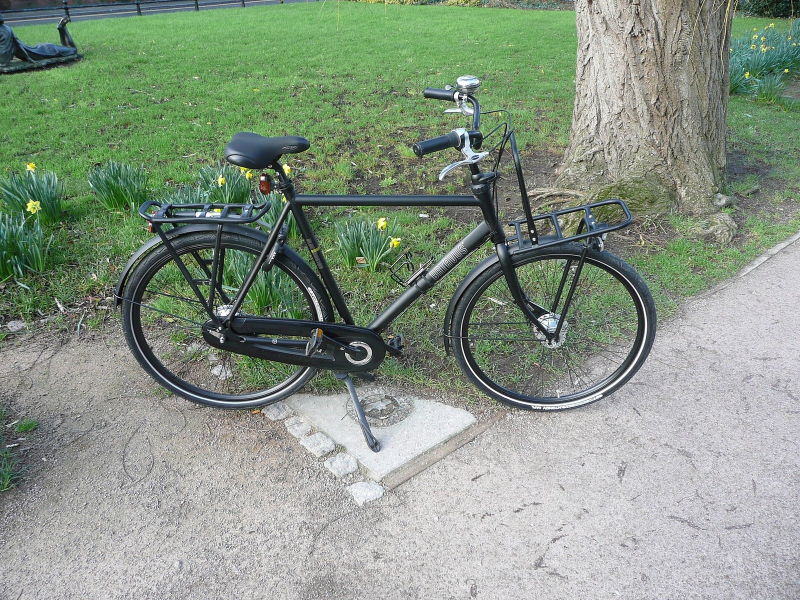
#> input picture RunnerGame/Art/assets/bike_commuter/ref/01.jpg, 1600 x 1200 px (shown at 1/2 size)
$ python -i photo_tools.py   (imports and definitions only)
#> lines starting #> are read from the running program, lines starting #| are printed output that depends on the picture
"""Photo helpers for the photo-to-model workflow (system Python + Pillow, never inside Blender).

Reference packs: fetch free-licensed photos from Wikimedia Commons into <asset_dir>/ref/ and keep their
licence data in <asset_dir>/refs.json. Downloads use curl because the system Python's certificate store
is outdated.

CLI (from the repo root):
    python RunnerGame/Art/lib/photo_tools.py fetch <asset_dir> <titles.txt>
    python RunnerGame/Art/lib/photo_tools.py sheet <asset_dir>
    python RunnerGame/Art/lib/photo_tools.py crops <asset_dir>     # reference crop per part and key photo
"""
import html
import json
import re
import subprocess
import sys
import time
import unicodedata
import urllib.parse
from pathlib import Path

from PIL import Image, ImageDraw, ImageFont, ImageOps

API = "https://commons.wikimedia.org/w/api.php"
UA = "HannoverRushHour-student-project/0.1 (university course; low-volume reference lookup)"
KEEP_KEYS = ("view", "key", "landmarks", "camera")   # hand-made values that survive a re-fetch


class RateLimited(Exception):
    """Wikimedia answered with something other than an API result (usually a rate-limit page)."""


# ---------------------------------------------------------------- reference packs

def _norm_title(title):
    t = title[5:] if title.startswith("File:") else title
    return unicodedata.normalize("NFC", t.replace("_", " "))


# [108 lines left out: functions parse_imageinfo, save_normalised, _api_query, fetch_pack, not called in this run]


def load_refs(asset_dir):
    return json.loads((Path(asset_dir) / "refs.json").read_text(encoding="utf-8"))


# [16 lines left out: function contact_sheet, not called in this run]


def credits_lines(photos):
    return [f'- {p["file"]}: "{p["title"]}" by {p["author"]}, {p["licence"]}, {p["source_url"]}' for p in photos]


# [18 lines left out: function part_crops, not called in this run]


# ---------------------------------------------------------------- reading photos

def grid_positions(crop, step, scale):
    """(source px, output px) of every grid line inside the crop; source values are multiples of step."""
    x0, y0, x1, y1 = crop

    def lines(lo, hi):
        first = -(-lo // step) * step
        return [(s, (s - lo) * scale) for s in range(first, hi + 1, step)]

    return lines(x0, x1), lines(y0, y1)


def grid_image(src, out, crop=None, step=50, out_width=1200):
    """Crop + scale a photo and draw a grid labelled in SOURCE pixels, so points can be read off it."""
#> called with src = '../assets/bike_commuter/ref/01.jpg', out = 'out.png', step = 50, out_width = 1200
    with Image.open(src) as im:
#> im is the input picture: PIL image 1600x1200 RGB; mean R, G, B 136, 149.6, 133.1
        crop = crop or (0, 0, im.width, im.height)
#> crop = (0, 0, 1600, 1200)
        scale = out_width / (crop[2] - crop[0])
#> scale = 0.75
        img = im.convert("RGB").crop(crop).resize((out_width, round((crop[3] - crop[1]) * scale)), Image.LANCZOS)
    draw = ImageDraw.Draw(img)
    font = ImageFont.load_default(size=13)
    xs, ys = grid_positions(crop, step, scale)
    for vertical, positions in ((True, xs), (False, ys)):
        for s, o in positions:
            strong = s % (5 * step) == 0
            colour = (255, 255, 0) if strong else (0, 255, 255)
            line = [(o, 0), (o, img.height)] if vertical else [(0, o), (img.width, o)]
            draw.line(line, fill=colour, width=2 if strong else 1)
            pos = (o + 2, 2) if vertical else (2, o + 2)
            box = draw.textbbox(pos, str(s), font=font)
            draw.rectangle(box, fill=(0, 0, 0))
            draw.text(pos, str(s), fill=colour, font=font)
    Path(out).parent.mkdir(parents=True, exist_ok=True)
    img.save(out)
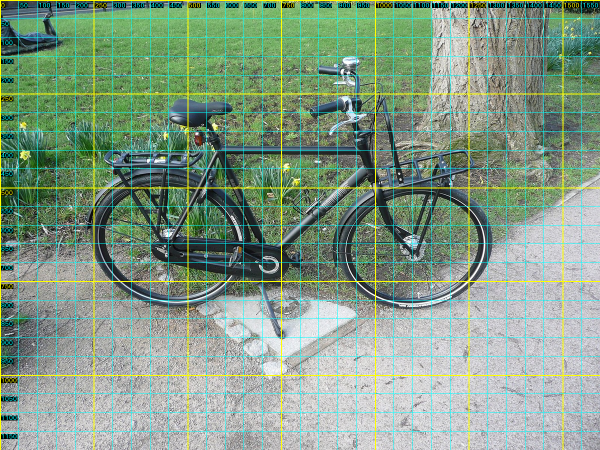
#> saved as out.png: PIL image 1200x900 RGB (shown at 1/2 size); mean R, G, B 132, 155.6, 134.6


def srgb_to_linear(c):
    return c / 12.92 if c <= 0.04045 else ((c + 0.055) / 1.055) ** 2.4


# [17 lines left out: functions sample_color, measure, not called in this run]


# ---------------------------------------------------------------- CLI

def _box(text):
    return tuple(int(v) for v in text.split(","))


# [29 lines left out: function main, not called in this run]


# [2 lines not run here, left out]

>>> result = grid_image('../assets/bike_commuter/ref/01.jpg', 'out.png')

$ run again, on RunnerGame/Art/assets/bike_commuter/ref/05.jpg
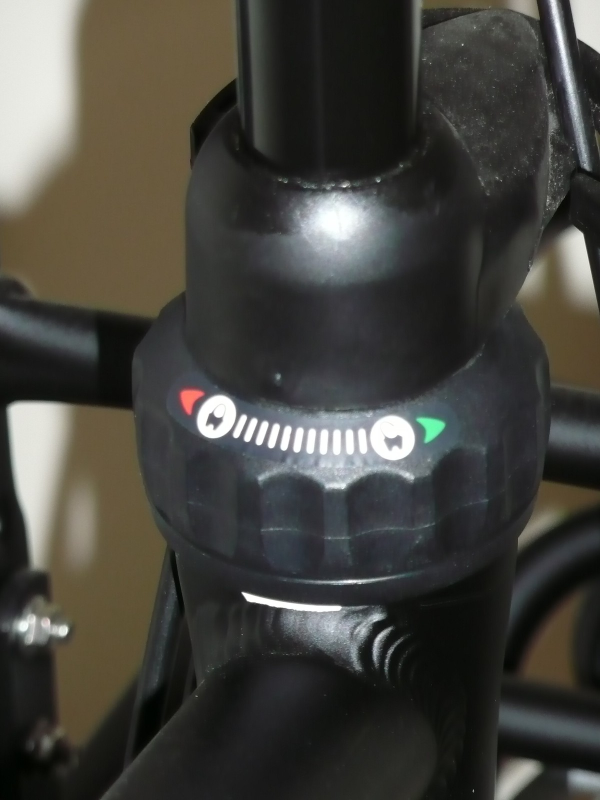
#> input picture RunnerGame/Art/assets/bike_commuter/ref/05.jpg, 1200 x 1600 px (shown at 1/2 size)
#> in grid_image, im is the input picture: PIL image 1200x1600 RGB; mean R, G, B 68.6, 67.4, 61.8
#> in grid_image, `img.save(out)`:
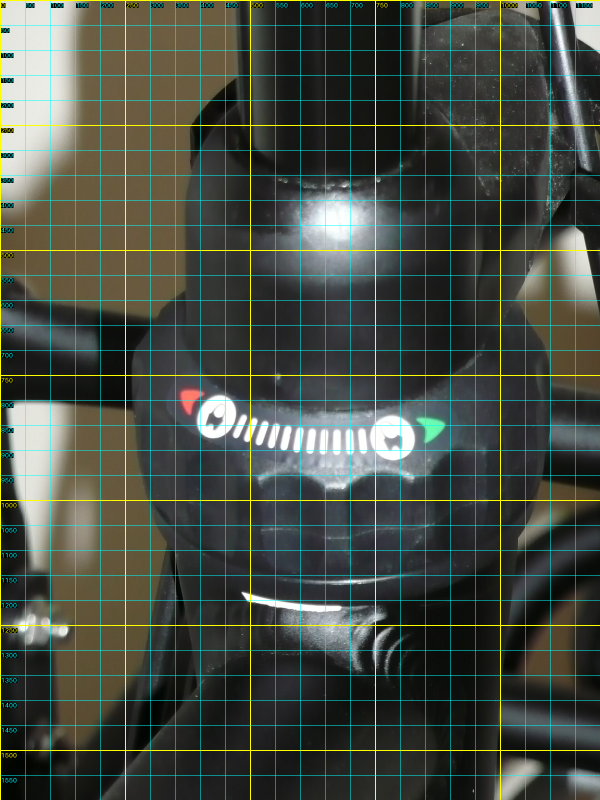
#> saved as out.png: PIL image 1200x1600 RGB (shown at 1/2 size); mean R, G, B 69, 76.2, 66.6

$ run again, on RunnerGame/Art/assets/bike_commuter/ref/06.jpg
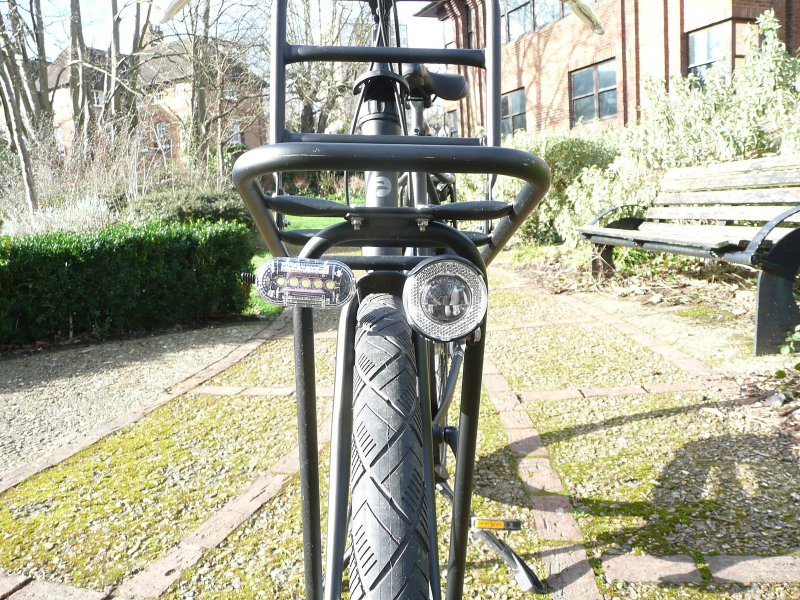
#> input picture RunnerGame/Art/assets/bike_commuter/ref/06.jpg, 1600 x 1200 px (shown at 1/2 size)
#> in grid_image, im is the input picture: PIL image 1600x1200 RGB; mean R, G, B 169.5, 169.9, 149.7
#> in grid_image, `img = im.convert("RGB").crop(crop).resize((out_width, round((crop[3] -..`:
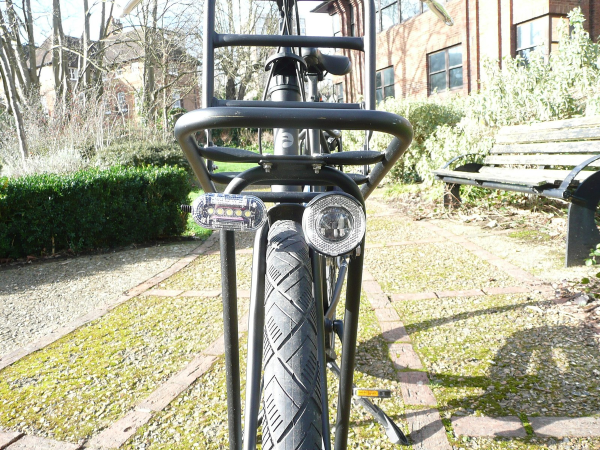
#> img: PIL image 1200x900 RGB (shown at 1/2 size); mean R, G, B 169.5, 169.8, 149.6
#> in grid_image, `img.save(out)`:
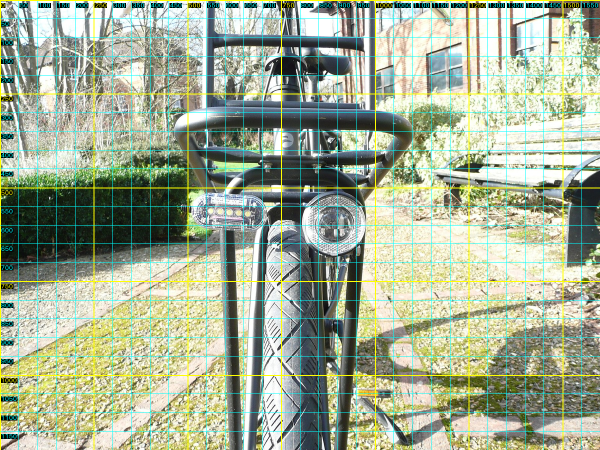
#> saved as out.png: PIL image 1200x900 RGB (shown at 1/2 size); mean R, G, B 162, 173.6, 149
